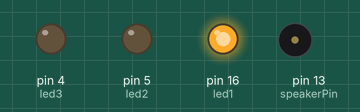
This sketch was run on a simulated Arduino Uno, built with avr-gcc and run on an emulated ATmega328P. On the bench: output pins drawn as LEDs (lit = HIGH), buzzer (waves = sounding, pin HIGH).

Above: at 1.5 s.
At 3.5 s:
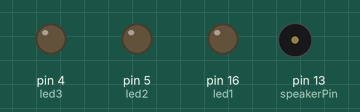
At 5.5 s:
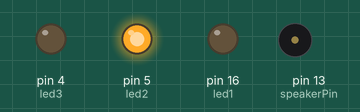
At 9.5 s:
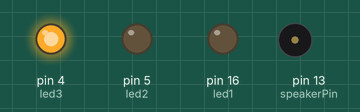
Timing chart, 0 to 15.6 s (numbered marks = the images above):
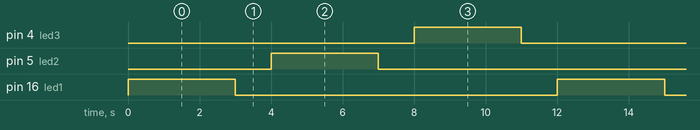

Measured:
- by itself, pin 4 (led3), pin 5 (led2), pin 16 (led1): alternates HIGH for 3.0 s and LOW for 9.0 s
- by itself, everything shown: repeats every 12.0 s, in 6 steps

The sketch:

buzzer_beep.ino
```cpp
byte led1 = 16; //pin D0
byte led2 = 5; // pin D1
byte led3  = 4; // pin D2
byte speakerPin = 13;
int number_of_crickets;
int chirp = 50;

void setup() {
  pinMode(led1, OUTPUT);
  pinMode(led2, OUTPUT);
  pinMode(led3, OUTPUT);
  pinMode(speakerPin,OUTPUT);
  number_of_crickets = 1000 * (5 / 1023.0);
}

void loop() {
  digitalWrite(led1, HIGH);
  delay(3000);
  digitalWrite(led1, LOW);
  delay(1000);

  // analogWrite(speakerPin,number_of_crickets);
  // delay(5000);
  // analogWrite(speakerPin,0);
  // delay(1000);

  digitalWrite(led2, HIGH);
  delay(3000);
  digitalWrite(led2, LOW);
  delay(1000);

  // analogWrite(speakerPin,number_of_crickets);
  // delay(5000);
  // analogWrite(speakerPin,0);
  // delay(1000);

  digitalWrite(led3, HIGH);
  delay(3000);
  digitalWrite(led3, LOW);
  delay(1000);

  // analogWrite(speakerPin,number_of_crickets);
  // delay(5000);
  // analogWrite(speakerPin,0);
  // delay(1000);
}
```
